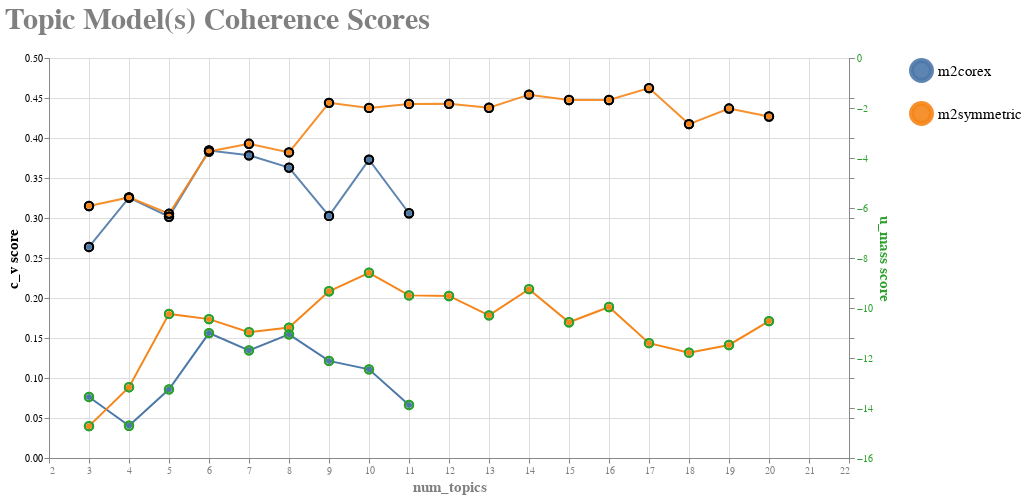

Source (notebook cell):
### Code cell
comp_coherence_chart

### Figure 1 — Vega-Lite specification as saved in the notebook (floating-point values rounded to 4 significant figures)
{"config": {"view": {"continuousWidth": 300, "continuousHeight": 300}, "axis": {"titleFont": "Courier", "titleFontSize": 15}, "axisBottom": {"labelColor": "gray", "titleColor": "gray", "titleFont": "Courier"}, "axisLeft": {"labelColor": "black", "titleColor": "black", "titleFont": "Courier"}, "axisRight": {"labelColor": "#2ca02c", "titleColor": "#2ca02c", "titleFont": "Courier"}, "legend": {"labelFont": "Courier", "labelFontSize": 15, "labelOverlap": false, "symbolSize": 400, "symbolStrokeWidth": 5, "title": null, "titleFontSize": 15}, "title": {"anchor": "start", "color": "gray", "font": "Courier", "fontSize": 30}}, "layer": [{"mark": {"type": "line"}, "encoding": {"color": {"field": "model_name", "type": "nominal"}}, "transform": [{"fold": ["c_v", "u_mass"], "as": ["Measure", "Value"]}]}, {"mark": {"type": "line", "opacity": 0.9, "point": true}, "encoding": {"color": {"field": "model_name", "type": "nominal"}, "tooltip": [{"field": "c_v", "type": "quantitative"}, {"field": "model_name", "type": "nominal"}, {"field": "num_topics", "type": "quantitative"}], "x": {"field": "num_topics", "type": "quantitative"}, "y": {"field": "c_v", "title": "c_v score", "type": "quantitative"}}, "transform": [{"fold": ["c_v", "u_mass"], "as": ["Measure", "Value"]}]}, {"mark": {"type": "line", "opacity": 1, "point": true}, "encoding": {"color": {"field": "model_name", "type": "nominal"}, "tooltip": [{"field": "u_mass", "type": "quantitative"}, {"field": "model_name", "type": "nominal"}, {"field": "num_topics", "type": "quantitative"}], "x": {"field": "num_topics", "type": "quantitative"}, "y": {"field": "u_mass", "title": "u_mass score", "type": "quantitative"}}, "transform": [{"fold": ["c_v", "u_mass"], "as": ["Measure", "Value"]}]}, {"mark": {"type": "circle", "fillOpacity": 0, "size": 70, "stroke": "#2ca02c"}, "encoding": {"color": {"field": "model_name", "type": "nominal"}, "tooltip": [{"field": "u_mass", "type": "quantitative"}, {"field": "model_name", "type": "nominal"}, {"field": "num_topics", "type": "quantitative"}], "x": {"field": "num_topics", "type": "quantitative"}, "y": {"axis": {"labels": false}, "field": "u_mass", "title": "", "type": "quantitative"}}, "transform": [{"fold": ["c_v", "u_mass"], "as": ["Measure", "Value"]}]}, {"mark": {"type": "circle", "fillOpacity": 0, "size": 70, "stroke": "black"}, "encoding": {"color": {"field": "model_name", "type": "nominal"}, "tooltip": [{"field": "c_v", "type": "quantitative"}, {"field": "model_name", "type": "nominal"}, {"field": "num_topics", "type": "quantitative"}], "x": {"field": "num_topics", "scale": {"domain": [2, 20.9]}, "type": "quantitative"}, "y": {"axis": {"labels": false}, "field": "c_v", "title": "", "type": "quantitative"}}, "transform": [{"fold": ["c_v", "u_mass"], "as": ["Measure", "Value"]}]}], "data": {"name": "data-556e0ac8121ef6c20bfb2dd8444b8233"}, "height": 400, "resolve": {"scale": {"y": "independent"}}, "title": {"text": ["Topic Model(s) Coherence Scores"], "subtitle": [""]}, "width": 800, "$schema": "https://vega.github.io/schema/vega-lite/v5.8.0.json", "datasets": {"data-556e0ac8121ef6c20bfb2dd8444b8233": [{"c_v": 0.2638, "u_mass": -13.56, "num_topics": 3, "model_name": "m2corex"}, {"c_v": 0.3254, "u_mass": -14.71, "num_topics": 4, "model_name": "m2corex"}, {"c_v": 0.3016, "u_mass": -13.25, "num_topics": 5, "model_name": "m2corex"}, {"c_v": 0.3844, "u_mass": -11.0, "num_topics": 6, "model_name": "m2corex"}, {"c_v": 0.3783, "u_mass": -11.69, "num_topics": 7, "model_name": "m2corex"}, {"c_v": 0.363, "u_mass": -11.05, "num_topics": 8, "model_name": "m2corex"}, {"c_v": 0.3026, "u_mass": -12.12, "num_topics": 9, "model_name": "m2corex"}, {"c_v": 0.373, "u_mass": -12.45, "num_topics": 10, "model_name": "m2corex"}, {"c_v": 0.3059, "u_mass": -13.88, "num_topics": 11, "model_name": "m2corex"}, {"c_v": 0.315, "u_mass": -14.73, "num_topics": 3, "model_name": "m2symmetric"}, {"c_v": 0.3257, "u_mass": -13.17, "num_topics": 4, "model_name": "m2symmetric"}, {"c_v": 0.3053, "u_mass": -10.24, "num_topics": 5, "model_name": "m2symmetric"}, {"c_v": 0.3831, "u_mass": -10.44, "num_topics": 6, "model_name": "m2symmetric"}, {"c_v": 0.3928, "u_mass": -10.97, "num_topics": 7, "model_name": "m2symmetric"}, {"c_v": 0.382, "u_mass": -10.78, "num_topics": 8, "model_name": "m2symmetric"}, {"c_v": 0.444, "u_mass": -9.329, "num_topics": 9, "model_name": "m2symmetric"}, {"c_v": 0.4376, "u_mass": -8.59, "num_topics": 10, "model_name": "m2symmetric"}, {"c_v": 0.4426, "u_mass": -9.495, "num_topics": 11, "model_name": "m2symmetric"}, {"c_v": 0.4427, "u_mass": -9.519, "num_topics": 12, "model_name": "m2symmetric"}, {"c_v": 0.4378, "u_mass": -10.29, "num_topics": 13, "model_name": "m2symmetric"}, {"c_v": 0.4542, "u_mass": -9.247, "num_topics": 14, "model_name": "m2symmetric"}, {"c_v": 0.4475, "u_mass": -10.57, "num_topics": 15, "model_name": "m2symmetric"}, {"c_v": 0.4475, "u_mass": -9.961, "num_topics": 16, "model_name": "m2symmetric"}, {"c_v": 0.4624, "u_mass": -11.41, "num_topics": 17, "model_name": "m2symmetric"}, {"c_v": 0.4174, "u_mass": -11.79, "num_topics": 18, "model_name": "m2symmetric"}, {"c_v": 0.4368, "u_mass": -11.48, "num_topics": 19, "model_name": "m2symmetric"}, {"c_v": 0.4268, "u_mass": -10.52, "num_topics": 20, "model_name": "m2symmetric"}]}}
